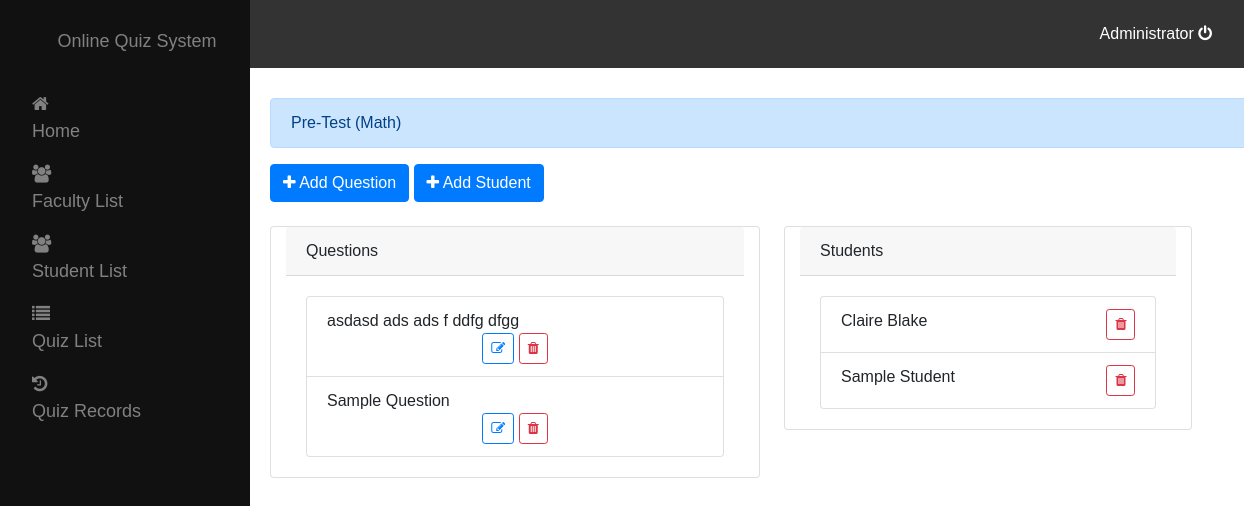
Page /quiz_view.php?id=2 (signed in) on the committed database.
### tables this page shows
CREATE TABLE `quiz_list` (
  `id` int(30) NOT NULL,
  `title` varchar(200) NOT NULL,
  `qpoints` int(11) NOT NULL DEFAULT 1,
  `user_id` int(20) NOT NULL,
  `date_updated` datetime NOT NULL DEFAULT current_timestamp() ON UPDATE current_timestamp()
);

CREATE TABLE `questions` (
  `id` int(30) NOT NULL,
  `question` text NOT NULL,
  `qid` int(30) NOT NULL,
  `order_by` int(11) NOT NULL,
  `date_updated` datetime NOT NULL DEFAULT current_timestamp() ON UPDATE current_timestamp()
);

CREATE TABLE `quiz_student_list` (
  `id` int(30) NOT NULL,
  `quiz_id` int(30) NOT NULL,
  `user_id` int(30) NOT NULL,
  `date_updated` datetime NOT NULL DEFAULT current_timestamp() ON UPDATE current_timestamp()
);

CREATE TABLE `users` (
  `id` int(30) NOT NULL,
  `name` varchar(150) NOT NULL,
  `user_type` tinyint(1) NOT NULL DEFAULT 1 COMMENT '1 = admin, 2= faculty , 3 = student',
  `username` varchar(25) NOT NULL,
  `password` varchar(25) NOT NULL,
  `status` tinyint(1) NOT NULL DEFAULT 1 COMMENT ' 0 = incative , 1 = active',
  `date_updated` datetime NOT NULL DEFAULT current_timestamp() ON UPDATE current_timestamp()
);

### quiz_view.php (the view, shortened to what this page needs)
<!DOCTYPE html>
<html lang="en">
<head>
	</head>
	<?php include('header.php') ?>
	<?php include('db_connect.php') ?>
	<?php
	$qry = $conn->query("SELECT * FROM quiz_list where id = ".$_GET['id'])->fetch_array();
	?>
</head>
<body>
	<?php include('nav_bar.php') ?>
	<div class="container-fluid admin">
		<div class="col-md-12 alert alert-primary"><?php echo $qry['title'] ?></div>
		<button class="btn btn-primary bt-sm" id="new_question"><i class="fa fa-plus"></i>	Add Question</button>
		<button class="btn btn-primary bt-sm" id="new_student"><i class="fa fa-plus"></i>	Add Student</button>
		<br>
		<br>
		<div class="card col-md-6 mr-4" style="float:left">
			<div class="card-header">
				Questions
			</div>
			<div class="card-body">
				<ul class="list-group">
				<?php
					$qry = $conn->query("SELECT * FROM questions where qid = ".$_GET['id']." order by order_by asc");
					while($row=$qry->fetch_array()){
						?>
						<li class="list-group-item"><?php echo $row['question'] ?><br>
							<center>
								 <button class="btn btn-sm btn-outline-primary edit_question" data-id="<?php echo $row['id']?>" type="button"><i class="fa fa-edit"></i></button>
								<button class="btn btn-sm btn-outline-danger remove_question" data-id="<?php echo $row['id']?>" type="button"><i class="fa fa-trash"></i></button>
							</center>
						</li>
				<?php
					}
				?>
				</ul>
		</div>
	</div>
	<div class="card col-md-5" style="float:left">
			<div class="card-header">
				Students
			</div>
			<div class="card-body">
				<ul class="list-group">
				<?php
					$qry = $conn->query("SELECT u.*,q.id as qid FROM users u left join quiz_student_list q on u.id = q.user_id where q.quiz_id = ".$_GET['id']." order by u.name asc");
					while($row=$qry->fetch_array()){
						?>
						<li class="list-group-item"><?php echo ucwords($row['name']) ?>
								<button class="btn btn-sm btn-outline-danger remove_student pull-right" data-id="<?php echo $row['id']?>" data-qid='<?php echo $row['qid'] ?>' type="button"><i class="fa fa-trash"></i></button>
						</li>
				<?php
					}
				?>
				</ul>
		</div>
	</div>
</body>
</html>

### assets/css/style.css (style rules this page uses)
.admin { margin-top: 10px; margin-left:250px; padding: 20px; width:82% !important; }
.pull-right { float: right; }

### nav_bar.php (style rules this page uses)
body { margin: 0; font-family: 'Arial', sans-serif; }

### rows in the picture
quiz_list: title "Pre-Test (Math)"
questions: question "asdasd ads ads f ddfg dfgg"
questions: question "Sample Question"
quiz_student_list: user.name "Claire Blake"
quiz_student_list: user.name "Sample Student"

### other values in the picture
$name "Administrator"
